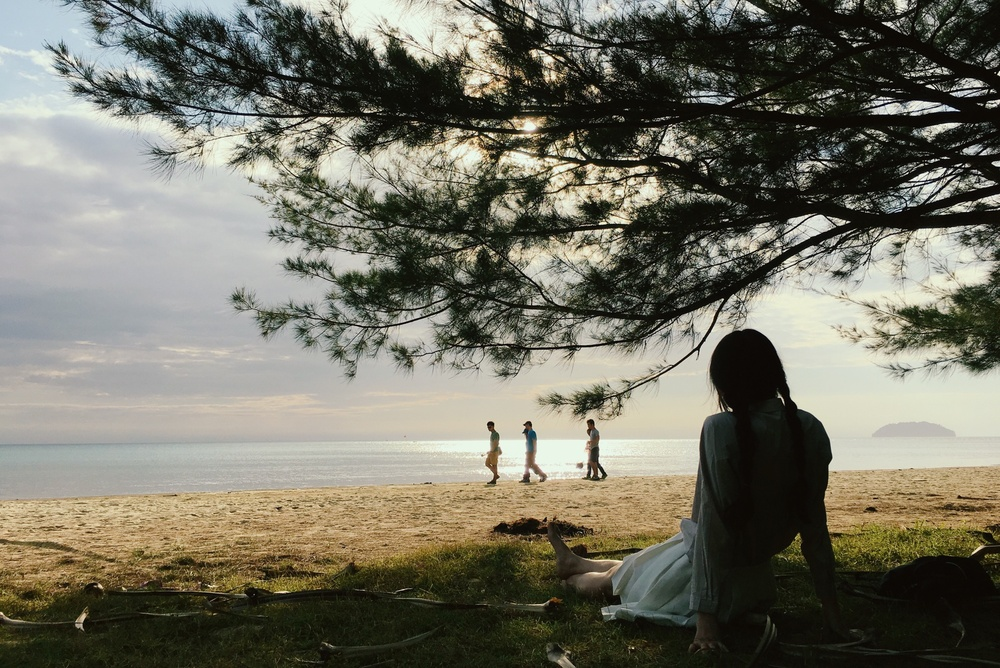
//> input picture loadImage/loadImage/a.jpg, 1000 x 668 px, shrunk from 2000 x 1335 before the run, given in place of the camera
$ ./Source   (built with g++ and OpenCV 4)
//> lines starting //> are read from the running program, lines starting //| are printed output that depends on the picture; after the words box and inside, x2 and y2 are one past the last pixel; in counts of white or black regions, pixels touching at a corner belong together
#include<opencv2/opencv.hpp>
using namespace cv;

int main() {
	VideoCapture capture;
	capture.open(0);
	Mat edges;

	while (1) {
		//load Image
		Mat frame;
		capture >> frame;
//> frame is the input picture: 668 rows x 1000 cols, CV_8UC3; mean B, G, R 100.6, 114.2, 116

		//change Image to gray

		//opencv2：
		//cvtColor(frame, edges, CV_BGR2GRAY);

		//opencv3:
		cvtColor(frame, edges, COLOR_BGR2GRAY);
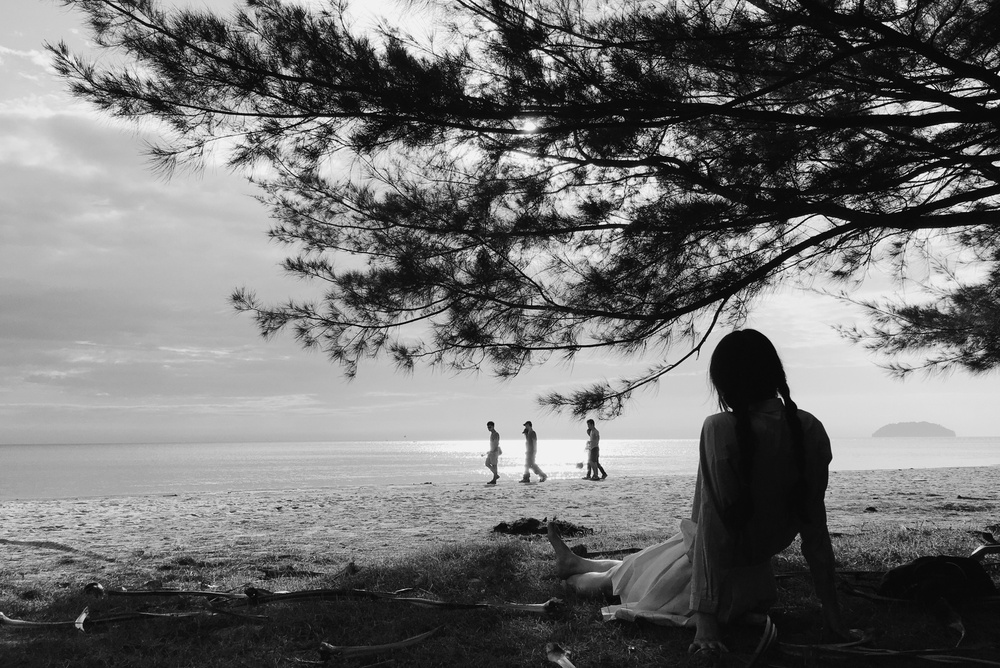
//> edges: 668 rows x 1000 cols, CV_8UC1; min 0, max 255, mean 113.2

		//使用3x3内核来降噪（2*3+1=7）
		blur(edges, edges, Size(7, 7));//进行模糊
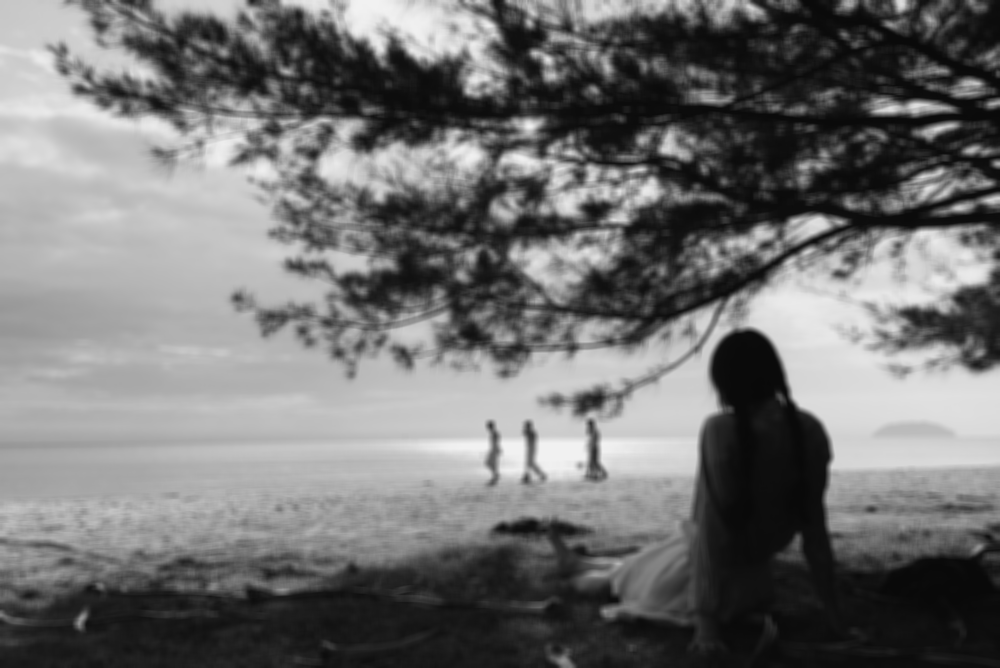
//> edges: 668 rows x 1000 cols, CV_8UC1; min 9, max 241, mean 113.2

		//进行canny边缘检测并显示
		Canny(edges, edges, 0, 30, 3);
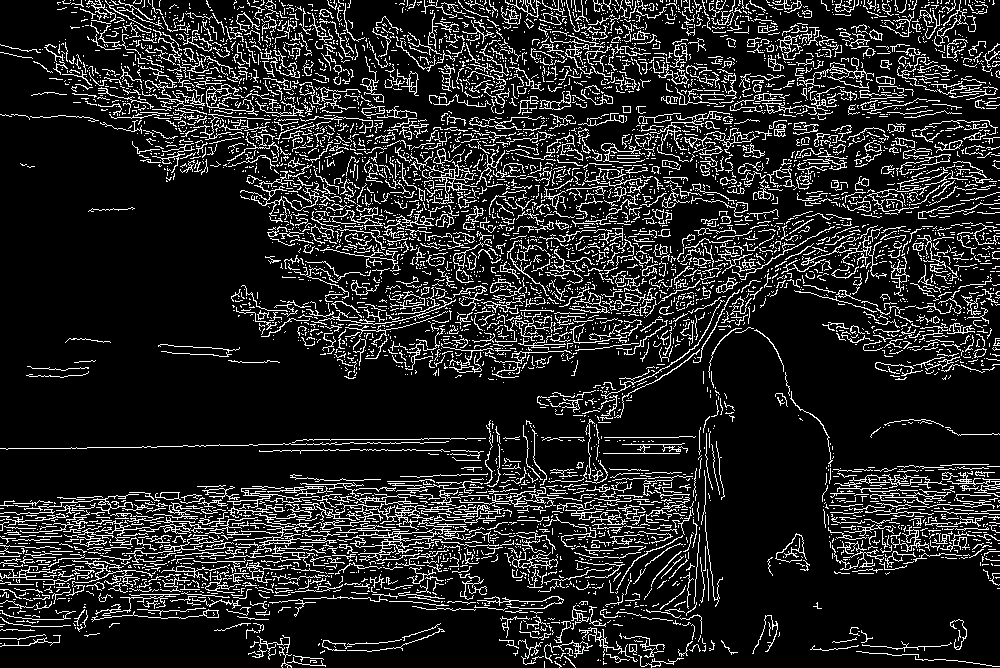
//> edges: 668 rows x 1000 cols, CV_8UC1; 14.3% white in thin lines or dots
		imshow("show", edges);
		if (waitKey(1000) >= 0) {
//> the Esc key is pressed
			break;//延时1s
		}
	}
}
